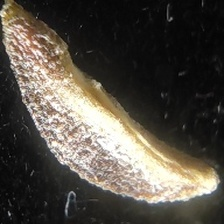
#> input picture data/processed_examples/Bawang_01.jpg, 224 x 224 px, found by its file name
$ python preprocess.py
#> lines starting #> are read from the running program, lines starting #| are printed output that depends on the picture; after the words box and inside, x2 and y2 are one past the last pixel; in counts of white or black regions, pixels touching at a corner belong together
import os
from PIL import Image
import cv2
import numpy as np

def process_image(input_path: str, output_path: str, target_size=(224, 224), padding_ratio=0.2) -> None:
    """
    Carga una imagen, la recorta al centro haciendo un cuadrado
    y la redimensiona al tamaño objetivo requerido por BioCLIP (224x224),
    detecta la semilla en fondos oscuros/claros
    """
#> called with input_path = 'data/raw_examples/Bawang_01.jpg', output_path = 'data/processed_examples/Bawang_01.jpg', target_size = (224, 224), padding_ratio = 0.2

    # 1. Cargar imagen con OpenCV
    cv_img = cv2.imread(input_path)
#> cv_img is the input picture: shape (224, 224, 3); mean B, G, R 69.5, 78.1, 83.6
    if cv_img is None:
        raise FileNotFoundError(f"No se pudo cargar la imagen en: {input_path}")

    # Convertir a escala de grises y aplicar desenfoque suave para eliminar ruido
    gray = cv2.cvtColor(cv_img, cv2.COLOR_BGR2GRAY)
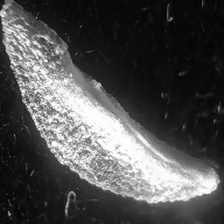
#> gray: shape (224, 224); min 0, max 255, mean 78.8
    blurred = cv2.GaussianBlur(gray, (5, 5), 0)
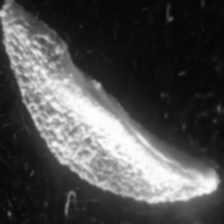
#> blurred: shape (224, 224); min 5, max 254, mean 78.8

    # 2. Umbralización para segmentar la semilla del fondo (Otsu's Thresholding)
    # Funciona detectando automáticamente el contraste entre la semilla brillante y el fondo oscuro
    _, thresh = cv2.threshold(blurred, 0, 255, cv2.THRESH_BINARY + cv2.THRESH_OTSU)
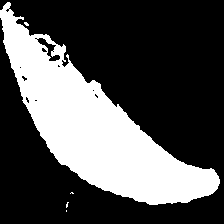
#> thresh: shape (224, 224); 31.6% white; 5 white regions (4 under 20 px)

    # 3. Encontrar contornos
    contours, _ = cv2.findContours(thresh, cv2.RETR_EXTERNAL, cv2.CHAIN_APPROX_SIMPLE)
#> contours = 5 contours, 4 with area under 20; largest, box (x1, y1, x2, y2) and area: (0, 2, 220, 205) 15734

    # Cargar versión PIL para el recorte final
    pil_img = Image.open(input_path).convert("RGB")
    width, height = pil_img.size
#> width = 224; height = 224

    if contours:
        # Tomar el contorno más grande (que corresponde a la semilla)
        c = max(contours, key=cv2.contourArea)
#> c = contour of 347 points, box (x1, y1, x2, y2) (0, 2, 220, 205), area 15734
        x, y, w, h = cv2.boundingRect(c)
#> x = 0; y = 2; w = 220; h = 203

        # Calcular el centro de la semilla y su dimensión máxima
        cx, cy = x + w // 2, y + h // 2
#> cx = 110; cy = 103
        max_side = max(w, h)
#> max_side = 220

        # Añadir un margen (padding) proporcional alrededor de la semilla
        crop_size = int(max_side * (1 + padding_ratio))
#> crop_size = 264

        # Definir bordes garantizando que sea un cuadrado centrado en la semilla
        left = max(0, cx - crop_size // 2)
#> left = 0
        top = max(0, cy - crop_size // 2)
#> top = 0
        right = min(width, cx + crop_size // 2)
#> right = 224
        bottom = min(height, cy + crop_size // 2)
#> bottom = 224

        # Recortar la zona detectada
        img_cropped = pil_img.crop((left, top, right, bottom))
    else:
        # Si no detecta ningún contorno, vuelve al Center Crop de respaldo
        print("Aviso: No se detectó objeto claro. Aplicando Center Crop estándar.")
        min_dim = min(width, height)
        left = (width - min_dim) / 2
        top = (height - min_dim) / 2
        right = (width + min_dim) / 2
        bottom = (height + min_dim) / 2
        img_cropped = pil_img.crop((left, top, right, bottom))

    # 4. Redimensionar a 224x224 usando LANCZOS (alta calidad)
    img_resized = img_cropped.resize(target_size, Image.Resampling.LANCZOS)

    # Guardar resultado
    if os.path.dirname(output_path):
        os.makedirs(os.path.dirname(output_path), exist_ok=True)

    img_resized.save(output_path, "JPEG", quality=95)
    print(f"Procesada con éxito (Smart Crop): {output_path}")

if __name__ == "__main__":
    raw_dir = "data/raw_examples"
    processed_dir = "data/processed_examples"

    input_file = os.path.join(raw_dir, "Bawang_01.jpg")
    output_file = os.path.join(processed_dir, "Bawang_01.jpg")

    if os.path.exists(input_file):
        process_image(input_file, output_file)
    else:
        print(f"No se encontró el archivo de origen: {input_file}")

$ run again, with data/processed_examples/Bawang_04.jpg copied over data/processed_examples/Bawang_01.jpg
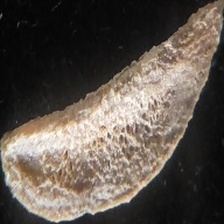
#> input picture data/processed_examples/Bawang_04.jpg, 224 x 224 px, found by its file name
#> in process_image, cv_img is the input picture: shape (224, 224, 3); mean B, G, R 76.5, 84.1, 92.8
#> in process_image, `blurred = cv2.GaussianBlur(gray, (5, 5), 0)`:
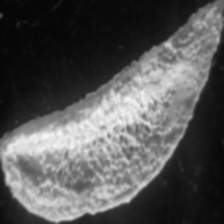
#> blurred: shape (224, 224); min 5, max 247, mean 85.8
#> in process_image, `_, thresh = cv2.threshold(blurred, 0, 255, cv2.THRESH_BINARY + cv2.THR..`:
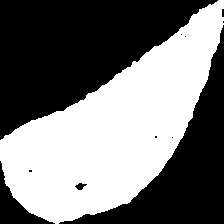
#> thresh: shape (224, 224); 46.6% white; 1 white region
#> contours = 1 contour; box (x1, y1, x2, y2) and area: (0, 0, 224, 224) 23112
#> c = contour of 339 points, box (x1, y1, x2, y2) (0, 0, 224, 224), area 23112
#> x = 0; w = 224
#> cx = 112
#> max_side = 224
#> crop_size = 268
#> left = 0
#> right = 224

$ run again, with data/processed_examples/avena_01.jpg copied over data/processed_examples/Bawang_01.jpg
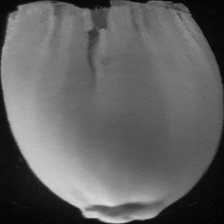
#> input picture data/processed_examples/avena_01.jpg, 224 x 224 px, found by its file name
#> in process_image, cv_img is the input picture: shape (224, 224, 3); min 1, max 219, mean 98.7
#> in process_image, `_, thresh = cv2.threshold(blurred, 0, 255, cv2.THRESH_BINARY + cv2.THR..`:
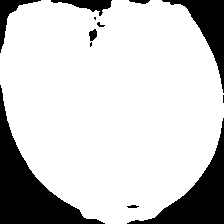
#> thresh: shape (224, 224); 80.2% white; 12 black regions (3 under 20 px)
#> contours = 1 contour; box (x1, y1, x2, y2) and area: (0, 0, 224, 224) 39996
#> c = contour of 341 points, box (x1, y1, x2, y2) (0, 0, 224, 224), area 39996
#> x = 0; w = 224
#> cx = 112
#> max_side = 224
#> crop_size = 268
#> left = 0
#> right = 224

$ run again, with data/processed_examples/avena_07.jpg copied over data/processed_examples/Bawang_01.jpg
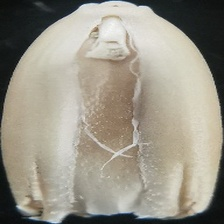
#> input picture data/processed_examples/avena_07.jpg, 224 x 224 px, found by its file name
#> in process_image, cv_img is the input picture: shape (224, 224, 3); mean B, G, R 135.5, 148.2, 152.7
#> in process_image, `blurred = cv2.GaussianBlur(gray, (5, 5), 0)`:
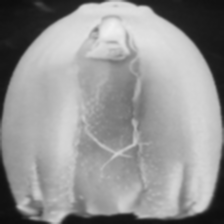
#> blurred: shape (224, 224); min 12, max 241, mean 148.2
#> in process_image, `_, thresh = cv2.threshold(blurred, 0, 255, cv2.THRESH_BINARY + cv2.THR..`:
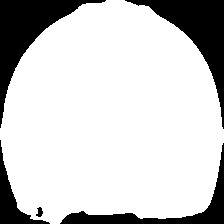
#> thresh: shape (224, 224); 80.2% white; 5 black regions
#> contours = 1 contour; box (x1, y1, x2, y2) and area: (0, 0, 224, 224) 39922
#> c = contour of 298 points, box (x1, y1, x2, y2) (0, 0, 224, 224), area 39922
#> x = 0; w = 224
#> cx = 112
#> max_side = 224
#> crop_size = 268
#> left = 0
#> right = 224
